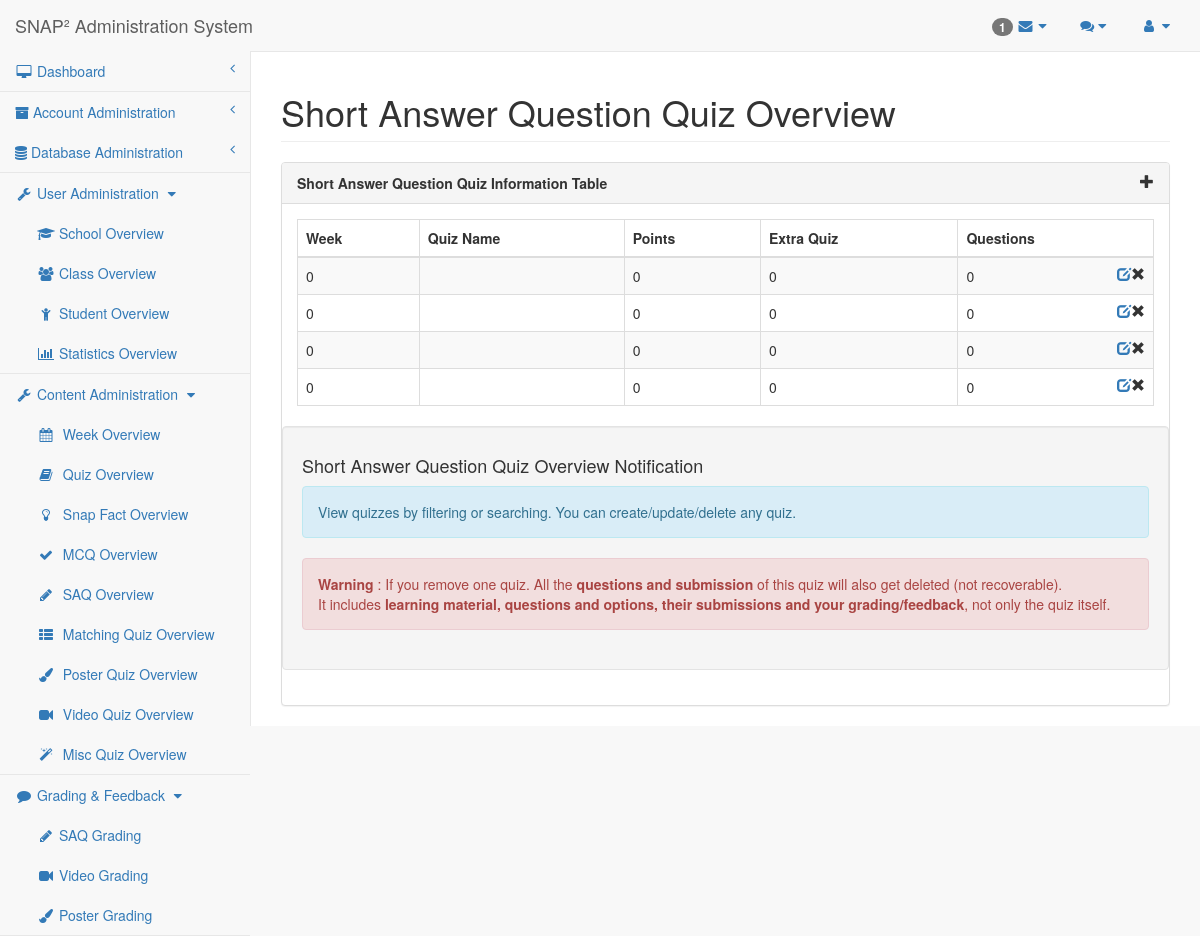
Page /researcher/saq.php (signed in) on the committed database.
### tables this page shows
CREATE TABLE `quiz` (
  `QuizID` mediumint(9) NOT NULL AUTO_INCREMENT,
  `Week` mediumint(9) DEFAULT NULL,
  `QuizType` enum('SAQ','MCQ','Matching','Poster','Misc') DEFAULT NULL,
  `ExtraQuiz` tinyint(1) DEFAULT 0,
  `TopicID` mediumint(9) DEFAULT NULL,
  `QuizName` text DEFAULT NULL,
  PRIMARY KEY (`QuizID`),
  KEY `Quiz_TopicID_FK` (`TopicID`),
  CONSTRAINT `Quiz_TopicID_FK` FOREIGN KEY (`TopicID`) REFERENCES `topic` (`TopicID`) ON DELETE CASCADE ON UPDATE CASCADE
);

### researcher/saq.php (called while the page is built)
<?php
require_once('saq-template.php');
?>

### researcher/researcher-lib.php (called while the page is built, shortened)
<?php
require_once("../mysql-lib.php");
$pageName = basename($_SERVER['SCRIPT_FILENAME'], '.php');
$pageNameForView = getPageNameForView($pageName);
function getPageNameForView($pageName)
{
    $pageNameForView = str_replace('-', ' ', str_replace('editor', '', $pageName));
    $pageNameForView = str_replace('mcq', 'Multiple Choice Quiz', $pageNameForView);
    if (strpos($pageName, 'saq') !== false) {
        $pageNameForView = str_replace('saq', 'Short Answer Question Quiz', $pageNameForView);
        return ucwords($pageNameForView);
    }
    return ucwords($pageNameForView);
}
?>

### mysql-lib.php (called while the page is built, shortened)
<?php
function getSAQLikeQuizzes(PDO $conn, $typeIndicator)
{
    $quizSql = "SELECT QuizID, TopicID, Week, QuizName, QuizType, ExtraQuiz, TopicName, SAQID, SUM(Points) AS Points, COUNT(SAQID) AS Questions
                   FROM Quiz NATURAL JOIN Topic NATURAL JOIN Learning_Material NATURAL JOIN SAQ_Section LEFT JOIN SAQ_Question USING (QuizID) WHERE QuizType = 'SAQ' AND $typeIndicator GROUP BY QuizID";
    $quizQuery = $conn->prepare($quizSql);
    $quizQuery->execute();
    $quizResult = $quizQuery->fetchAll(PDO::FETCH_OBJ);
    return $quizResult;
}
function getSAQQuizzes(PDO $conn)
{
    return getSAQLikeQuizzes($conn, "Excluded != " . EXCLUDED_VIDEO . " AND Excluded != " . EXCLUDED_IMAGE);
}

### researcher/saq-template.php (the view, shortened to what this page needs)
<?php
require_once("../mysql-lib.php");
require_once("researcher-lib.php");
$columnName = array('QuizID', 'Week', 'QuizName', 'Points', 'ExtraQuiz', 'Questions');
try {
    $conn = db_connect();
} catch (Exception $e) {
    debug_err($e);
}
try {
    if (SAQ_LIKE_QUIZ_TYPE == 'saq') {
        $quizResult = getSAQQuizzes($conn);
    } else if (SAQ_LIKE_QUIZ_TYPE == 'video') {
        $quizResult = getVideoQuizzes($conn);
    } else if (SAQ_LIKE_QUIZ_TYPE == 'image') {
        $quizResult = getImageQuizzes($conn);
    }
} catch (Exception $e) {
    debug_err($e);
}
?>
<!DOCTYPE html>
<html lang="en">
<?php require_once('header-lib.php'); ?>
<body>
<div id="wrapper">
    <?php require_once('navigation.php'); ?>
    <div id="page-wrapper">
        <div class="row">
            <div class="col-lg-12">
                <h1 class="page-header"><?php echo $pageNameForView; ?> Overview</h1>
            </div>
        </div>
        <div class="row">
            <div class="col-lg-12">
                <div class="panel panel-default">
                    <div class="panel-heading">
                        <?php echo $pageNameForView; ?> Information Table <span
                            class="glyphicon glyphicon-plus pull-right"></span>
                    </div>
                    <div class="panel-body">
                        <div class="dataTable_wrapper">
                            <table class="table table-striped table-bordered table-hover" id="datatables">
                                <?php require_once('table-head.php'); ?>
                                <tbody>
                                <?php for ($i = 0; $i < count($quizResult); $i++) { ?>
                                    <tr class="<?php if ($i % 2 == 0) {
                                        echo "odd";
                                    } else {
                                        echo "even";
                                    } ?>">
                                        <?php for ($j = 0; $j < count($columnName); $j++) { ?>
                                            <td <?php if ($j == 0) {
                                                echo 'style="display:none"';
                                                } ?>>
                                                <?php if (strlen($quizResult[$i]->$columnName[$j]) > 0){
                                                    if($j == 4){
                                                        if($quizResult[$i]->$columnName[$j] == 1){
                                                            echo "Yes";
                                                        }else{
                                                            echo "No";
                                                        }
                                                    }else{
                                                        echo $quizResult[$i]->$columnName[$j];
                                                    }
                                                }
                                                else{
                                                    if($j==2){
                                                        echo "";
                                                    }else{
                                                        echo 0;
                                                    }
                                                }
                                                ?>
                                                <?php if ($j == count($columnName) - 1) { ?>
                                                    <span class="glyphicon glyphicon-remove pull-right"
                                                          aria-hidden="true"></span>
                                                    <a href="<?php echo SAQ_LIKE_QUIZ_TYPE ?>-editor.php?quizID=<?php echo $quizResult[$i]->QuizID ?>">
                                                        <span class="glyphicon glyphicon-edit pull-right"
                                                              aria-hidden="true"></span></a>
                                                <?php } ?>
                                            </td>
                                        <?php } ?>
                                    </tr>
                                <?php } ?>
                                </tbody>
                            </table>
                        </div>
                        <?php require_once('quiz-overview-notification.php'); ?>
                    </div>
                </div>
            </div>
        </div>
    </div>
</div>
<?php require_once('sb-admin-lib.php'); ?>
</body>
</html>

### sb-admin/css/sb-admin-2.css (style rules this page uses)
body { background-color: #f8f8f8; }
#wrapper { width: 100%; }
#page-wrapper { padding: 0 15px; min-height: 568px; background-color: #fff; }
@media (min-width:768px) { #page-wrapper { position: inherit; margin: 0 0 0 250px; padding: 0 30px; border-left: 1px solid #e7e7e7; } }

### researcher/header-lib.php (style rules this page uses)
.panel-heading { font-weight: bold; }

### rows in the picture
quiz: shows "0"
quiz: shows "0"
quiz: shows "0"
quiz: shows "0"

### other values in the picture
count($unreadComments) "1"
$userAdminPageArr[$i] "School"
$userAdminPageArr[$i] "Class"
$userAdminPageArr[$i] "Student"
$userAdminPageArr[$i] "Statistics"
$contentAdminPageArr[$i] "Week"
$contentAdminPageArr[$i] "Quiz"
$contentAdminPageArr[$i] "Snap Fact"
$contentAdminPageArr[$i] "MCQ"
$contentAdminPageArr[$i] "SAQ"
$contentAdminPageArr[$i] "Matching"
$contentAdminPageArr[$i] "Poster"
$contentAdminPageArr[$i] "Video"
$contentAdminPageArr[$i] "Misc"
$gradingPageArr[$i] "SAQ Grading"
